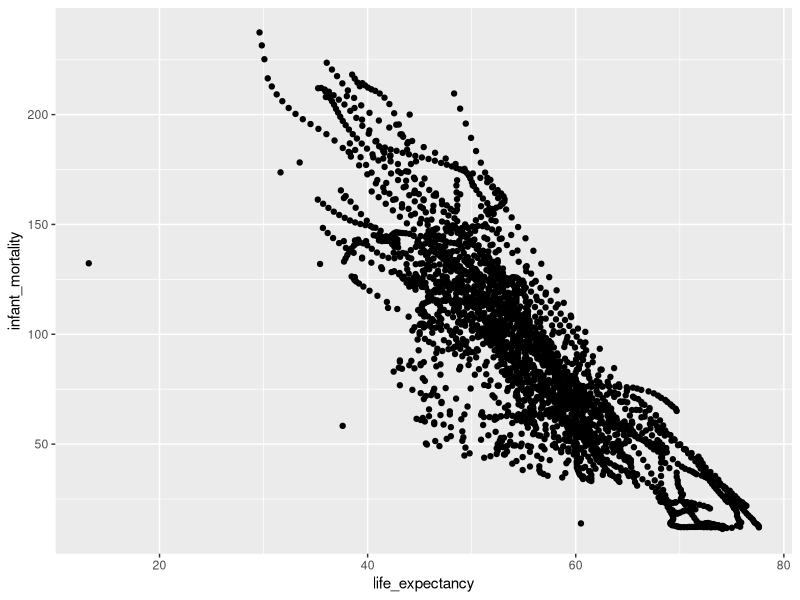
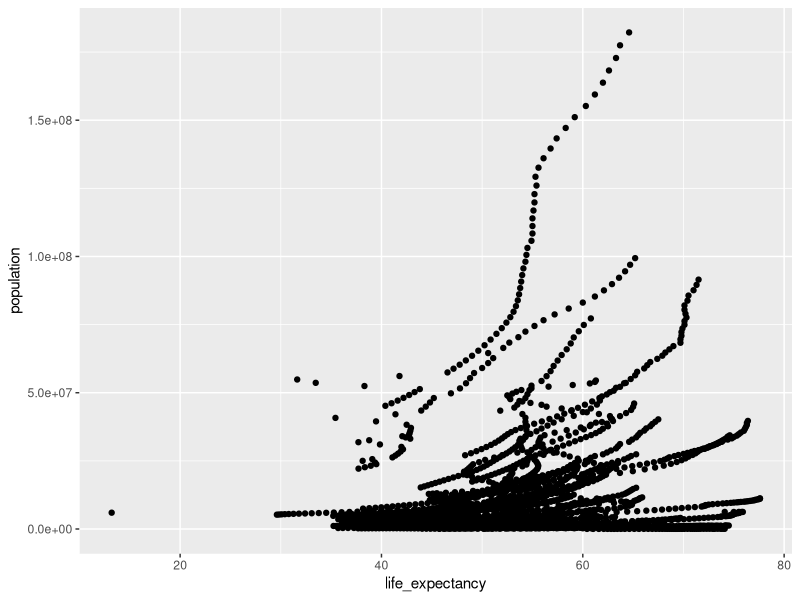
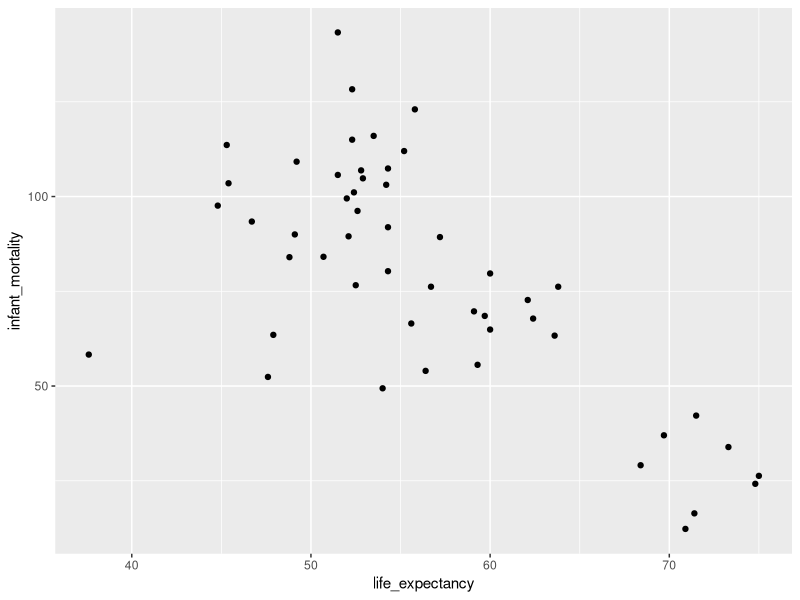
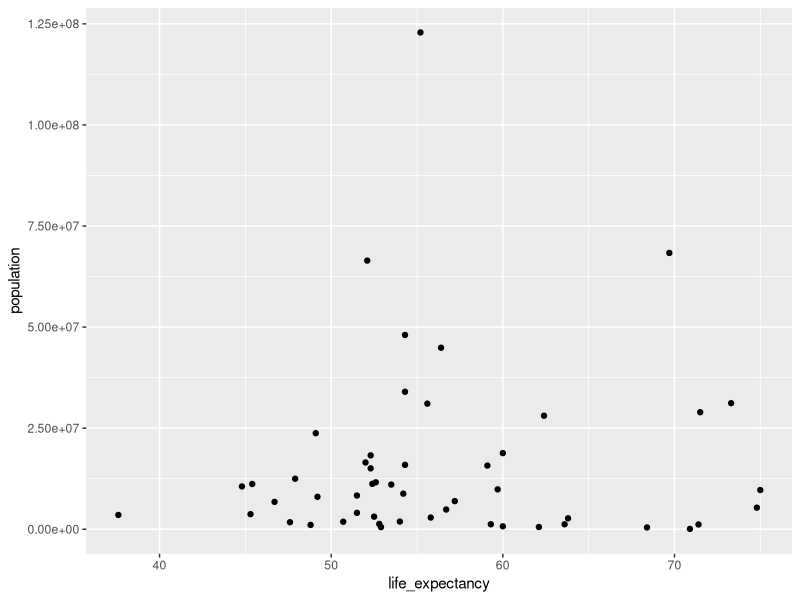
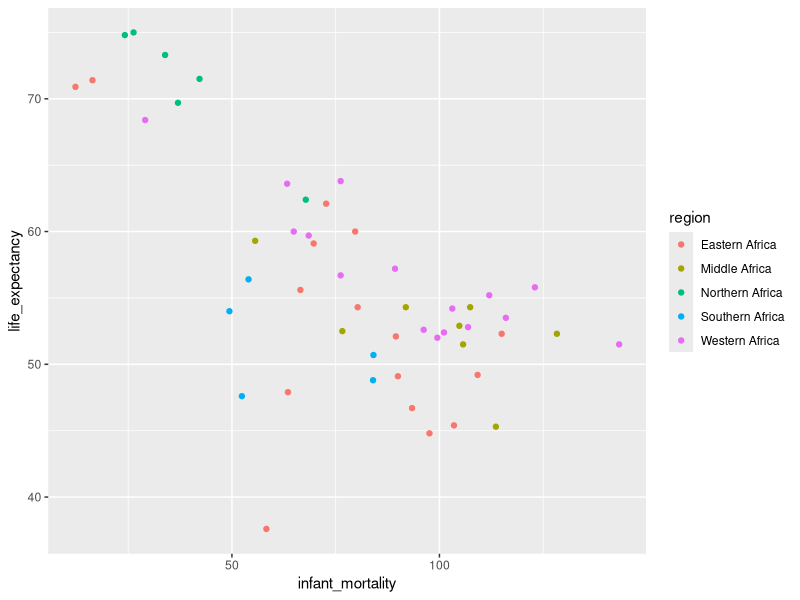
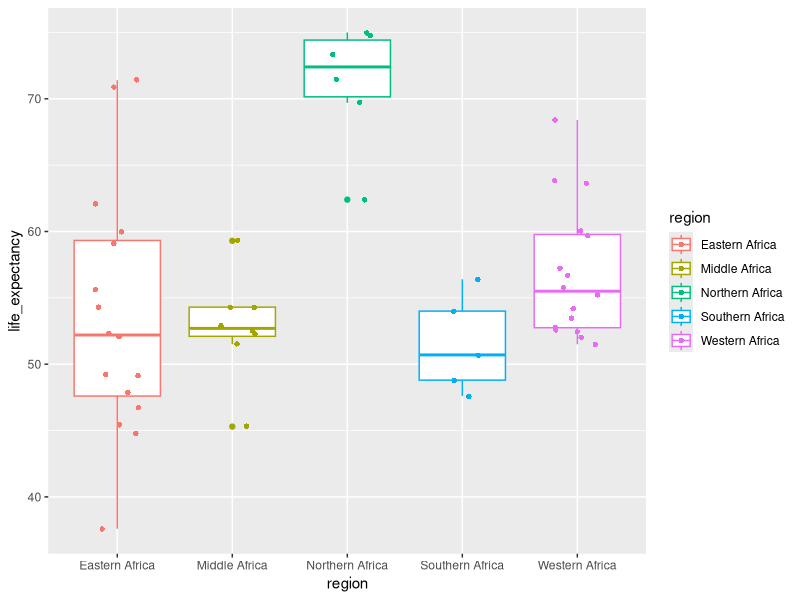

Generate these figures, in order, with R:
## ---- chunk 1
library("dslabs")
library("dplyr") 
library("ggplot2")
## ---- chunk 2
help(gapminder)
## ---- chunk 3
str(gapminder)
## ---- chunk 4
summary(gapminder)
## ---- chunk 5
class(gapminder)
## ---- chunk 6
africadata <- gapminder %>% filter(continent == "Africa")
## ---- chunk 7
str(africadata)
## ---- chunk 8
summary(africadata)
## ---- chunk 9
africadata_v1 <- africadata[,3:4]
## ---- chunk 10
str(africadata_v1)
## ---- chunk 11
summary(africadata_v1)
## ---- chunk 12
africadata_v2 <- africadata[,c(4,6)]
## ---- chunk 13
str(africadata_v2)
## ---- chunk 14
summary(africadata_v2)
## ---- chunk 15
ggplot(africadata_v1, aes(x=life_expectancy, y = infant_mortality)) +
geom_point()
## ---- chunk 16
ggplot(africadata_v2, aes(x=life_expectancy, y = population)) +
geom_point()

## ---- chunk 17
is.na(africadata$infant_mortality)
## ---- chunk 18
africadata_2000 <- africadata %>% filter(year == 2000)
## ---- chunk 19
str(africadata_2000)
## ---- chunk 20
summary(africadata_2000)
## ---- chunk 21
ggplot(africadata_2000, aes(x=life_expectancy, y = infant_mortality)) +
geom_point()
## ---- chunk 22
ggplot(africadata_2000, aes(x=life_expectancy, y = population)) +
geom_point()
## ---- chunk 23
fit1 <- lm(life_expectancy ~ infant_mortality, data = africadata_2000)
## ---- chunk 24
summary(fit1)
## ---- chunk 25
fit2 <- lm(life_expectancy ~ population, data = africadata_2000)
## ---- chunk 26
summary(fit2)
## ---- chunk 27
#load packages

library(dslabs) 
library("dplyr") 
library("ggplot2") 

africadata <- gapminder %>% filter(continent == "Africa")
#reset africa dataset for year 2000 only
africadata_2000 = subset(africadata, year==2000)

#More Plotting #Infant Mortality and Life Expectancy in 2000;
ggplot(africadata_2000, aes(x=infant_mortality, y=life_expectancy, color=region)) +geom_point()


## ---- chunk 28

#Box Plots of Life Expectancy by Region for the years 2000;

box=ggplot(africadata_2000, aes(x=region, y=life_expectancy, color=region)) + geom_boxplot()

box + geom_jitter(shape=16, position=position_jitter(0.2))

#Simple linear regression model for year 2000; 

fit3 = lm (life_expectancy~factor(region), data=africadata_2000)

summary(fit3)

## ---- chunk 29

#MLR
adjfit =lm(life_expectancy~infant_mortality+factor(region), data=africadata_2000)

summary(adjfit)
